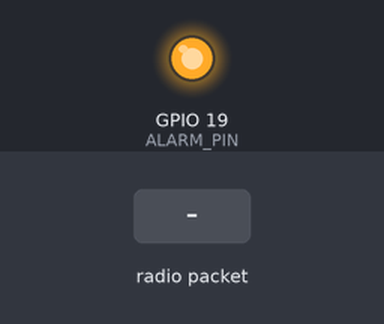
The program below on a simulated ESP32. Shown: output pins drawn as LEDs (lit = HIGH). Inputs (shaded band) come from the test bench.

Above: at 1.2 s.
1.3 s: radio packet "1" arrives
At 1.8 s:
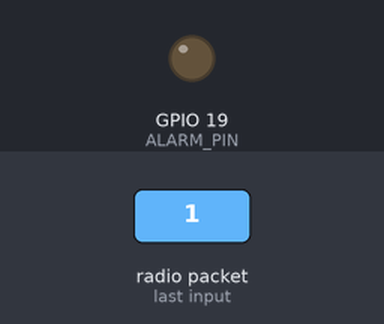
Timing chart, 0 to 4.3 s (numbered marks = the images above; inputs shaded):
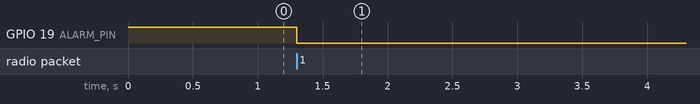

Measured:
- after the input at 1.3 s, GPIO 19 (ALARM_PIN): HIGH → LOW at once

The program:

main.cpp
```cpp
#include <Arduino.h>
#include <esp_now.h>
#include <WiFi.h>
#include "Ticker.h"

#define ALARM_PIN 19
#define MAX_ALARM_DURATION_IN_MSEC 60000

SemaphoreHandle_t mutex = xSemaphoreCreateMutex();

typedef struct Message {
    bool alarm;
    bool ping;
} Message;

class Semaphore {
public:
    static bool take() {
        return xSemaphoreTake(mutex, portMAX_DELAY) == pdTRUE;
    }

    static bool give() {
        return xSemaphoreGive(mutex);
    }
};

Ticker ticker;
bool alarmState;
int alarmStartedAt;

void setAlarmState(bool state) {
    alarmState = state;
    if (alarmState) {
        alarmStartedAt = millis();
    } else {
        alarmStartedAt = 0;
    }
}


void OnDataRecv(const uint8_t *mac, const uint8_t *incomingData, int len) {
    auto data = (Message *) incomingData;
    if (data->ping) {
        ticker.once_ms(1000, []() {
            if (Semaphore::take()) {
                for (auto i = 0; i < 3; i++) {
                    digitalWrite(ALARM_PIN, LOW);
                    delay(50);
                    digitalWrite(ALARM_PIN, HIGH);
                    delay(1000);
                }
                Semaphore::give();
            }
        });
    }

    if (Semaphore::take()) {
        if (alarmState == data->alarm) {
            Semaphore::give();
            return;
        }

        setAlarmState(data->alarm);
        if (alarmState) {
            digitalWrite(ALARM_PIN, LOW);
        } else {
            digitalWrite(ALARM_PIN, HIGH);
        }

        Semaphore::give();
    }
}

void setup() {
    pinMode(ALARM_PIN, OUTPUT);
    digitalWrite(ALARM_PIN, HIGH);
    Serial.begin(9600);
    WiFi.mode(WIFI_STA);
    if (esp_now_init() != ESP_OK) {
        Serial.println("Error initializing ESP-NOW");
        return;
    }
    esp_now_register_recv_cb(OnDataRecv);
}

void loop() {
    if (Semaphore::take()) {
        if (alarmState && (millis() - alarmStartedAt) > MAX_ALARM_DURATION_IN_MSEC) {
            alarmState = false;
            digitalWrite(ALARM_PIN, HIGH);
        }
        Semaphore::give();
    }
}
```
